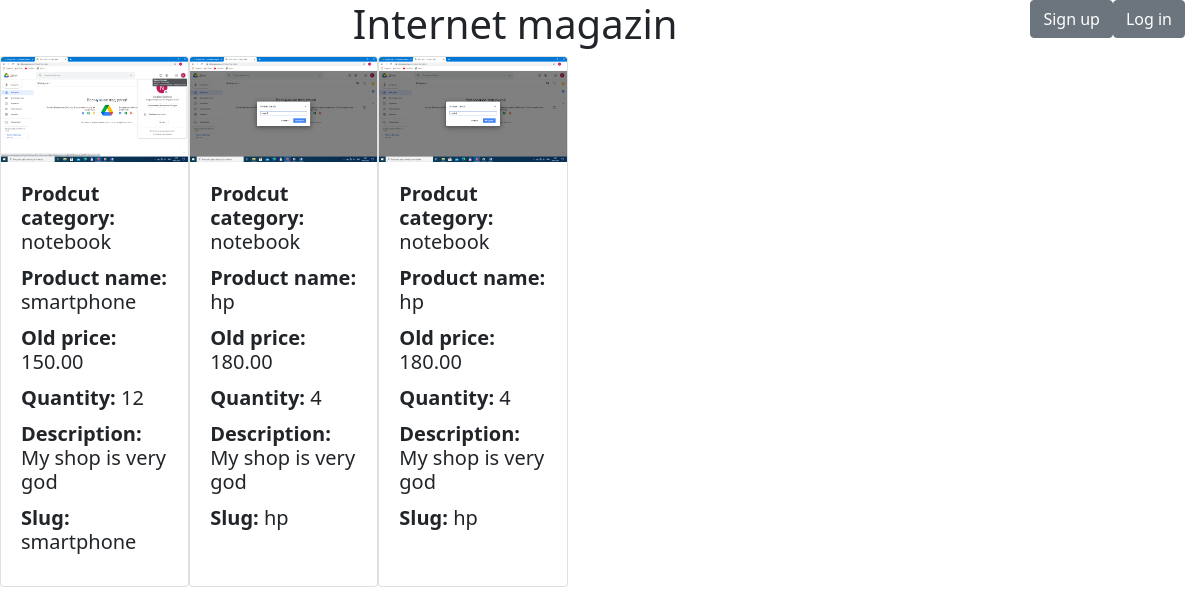
The page / on the database its author committed.
### marketapp/models.py (models this page shows, shortened)
class Product(models.Model):
    category = models.ForeignKey(Category, on_delete=models.CASCADE)
    merchant = models.ForeignKey(Merchant, on_delete=models.CASCADE)
    name = models.CharField(max_length=40)
    description = models.CharField(max_length=255, blank=True)
    image = models.ImageField(upload_to='image', null=True)
    slug = models.SlugField(max_length=50)
    price = models.DecimalField(max_digits=16, decimal_places=2)
    quantity = models.IntegerField()
    old_price = models.DecimalField(max_digits=16, decimal_places=2)
    created_at = models.DateTimeField(auto_now_add=True)
    updates_at = models.DateTimeField(auto_now=True)

class Category(models.Model):
    name = models.CharField(max_length=40)
    slug = models.SlugField(max_length=30, unique=True)

### marketapp/views.py (the view)
# urls.py: path('', index, name='index'),
def index(request):
    products = Product.objects.all()
    categories = Category.objects.all()
    return render(request, 'main.html', {
        'products': products,
        "categories": categories
    })

### templates/main.html (shortened to what this page needs)
{% extends 'base.html' %}
{% load static %}
{% block content %}
    <a href=" {% url 'login_view' %}" class="btn btn-secondary" style="float: right; margin-right: 15px;">Log in</a>
    <a href="{% url 'signup' %}" class="btn btn-secondary" style="float: right">Sign up</a>
    <h1 style="text-align: center;">Internet magazin</h1>
    <div class="row" style="margin-right: 20px; ">
        <div class="col-sm-6">
            {% for product in products %}
                <div class="card" style="width: 16rem;display: table-cell;">
                    <img class="card-img-top" src="{{ product.image.url }}" alt="Card image cap">
                    <div class="card-body">
                        <h5 class="card-title"><b> Prodcut category:</b> {{ product.category.name }}</h5>
                        <h5 class="card-title"><b> Product name: </b>{{ product.name }}</h5>
                        <h5 class="card-title"><b> Old price: </b>{{ product.old_price }}</h5>
                        <h5 class="card-title"><b> Quantity:</b> {{ product.quantity }}</h5>
                        <h5 class="card-title"><b> Description:</b> {{ product.description }}</h5>
                        <h5 class="card-title"><b>Slug:</b> {{ product.slug }}</h5>
                    </div>
                </div>
            {% endfor %}
        </div>
    </div>
{% endblock %}

### templates/base.html (shortened to what this page needs)
{% load static %}
<!DOCTYPE html>
<html lang="en">
<head>
    <link rel="stylesheet" href="{% static '../static/bootstrap/css/bootstrap.css' %}">
    <link rel="stylesheet" href="{% static '../static/css/base.css' %}">
    <link rel="stylesheet" href="{% static 'font-awesome/css/font-awesome.min.css' %}">
</head>
<body>
<div>
<div class="pb-5" style="font-family: 'Segoe UI'">
    {% block content %}{% endblock %}
</div>
</body>
</html>

### static/css/base.css (style rules this page uses)
body { background: #ffffff; }

### rows shown on the page
Product: image (picture), category.name "notebook", name "smartphone", old_price "150.00", quantity "12", description "My shop is very god", slug "smartphone"
Product: image (picture), category.name "notebook", name "hp", old_price "180.00", quantity "4", description "My shop is very god", slug "hp"
Product: image (picture), category.name "notebook", name "hp", old_price "180.00", quantity "4", description "My shop is very god", slug "hp"
